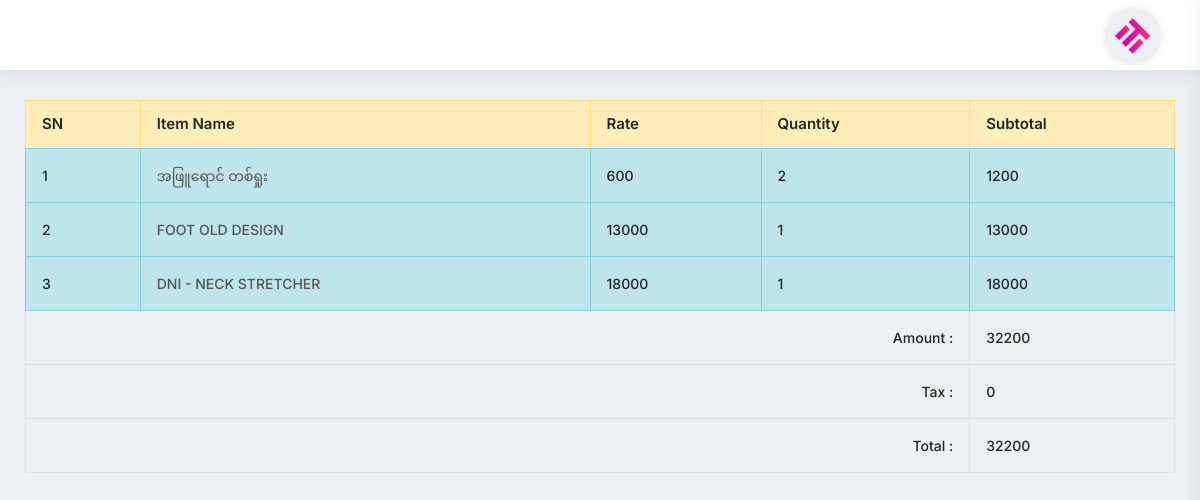
The app's page /DamageInvoiceView/499/ with its own data.
### myapp/models.py (models this page shows, shortened)
class CartProduct(models.Model):
    cart = models.ForeignKey(Cart, on_delete=models.CASCADE)
    product = models.ForeignKey(Items, on_delete=models.CASCADE)
    rate = models.PositiveIntegerField()
    quantity = models.PositiveIntegerField()
    subtotal = models.PositiveIntegerField()
    remain_balance = models.IntegerField()
    created_at = models.DateField(auto_now_add=True)

class Items(models.Model):
    item_name = models.CharField(max_length=225)
    category = models.CharField(max_length=225)
    pruchase_price = models.FloatField(default=0.00)
    sell_price = models.FloatField(default=0.00)
    wholesale_price = models.FloatField(default=0.00)
    balance_qty = models.IntegerField(default=0)
    barcode_id = models.CharField(max_length=225,blank=True, null=True)
    photo = models.ImageField(upload_to='', blank=True, null=True)

class Order(models.Model):
    cart = models.OneToOneField(Cart, on_delete=models.CASCADE)
    ordered_by = models.CharField(max_length=255,null=True, blank=True)
    shipping_address = models.CharField(max_length=255, null=True, blank=True)
    mobile = models.CharField(max_length=255,null=True, blank=True)
    email = models.EmailField(null=True, blank=True)
    subtotal = models.PositiveIntegerField()
    discount = models.PositiveIntegerField(default=0)
    total = models.PositiveIntegerField()
    tax = models.PositiveIntegerField()
    delivery_fee = models.IntegerField(default=0)
    delivery_system = models.ForeignKey(DeliverySystem, on_delete=models.CASCADE, blank=True,null=True)
    all_total = models.PositiveIntegerField()
    all_total_delivery = models.IntegerField(default=0)
    ordered_staus = models.CharField(max_length=255, choices=STATUS, default='Cash')
    payment = models.CharField(max_length=225, choices=PAYMENT_TYPE, default='Cash')
    deli_payment = models.BooleanField(default=False)
    created_at = models.DateField(auto_now_add=True)

### myapp/views.py (the view)
# urls.py: path('DamageInvoiceView/<int:id>/', DamageInvoiceView.as_view(), name='DamageInvoiceView'),
class DamageInvoiceView(TemplateView):
    template_name = 'damage_item_view.html'
    def get_context_data(self, **kwargs):
        context = super().get_context_data(**kwargs)
        inv_id = self.kwargs['id']
        context['ord_obj'] = Order.objects.get(id=inv_id)
        return context

### templates/damage_item_view.html (shortened to what this page needs)
{% extends 'base.html' %}
{% block content %}
<div class="table-responsive">
                    <table class="table table-bordered" id="dataTable" width="100%" cellspacing="0">
                        <thead>
                        <tr class="table-warning">
                            <th>SN</th>
                            <th>Item Name</th>
                            <th>Rate</th>
                            <th>Quantity</th>
                            <th>Subtotal</th>
                        </tr>
                        </thead>
                        <tbody>
                        {% for p in ord_obj.cart.cartproduct_set.all %}
                        <tr class="table-info">
                            <td>{{forloop.counter}}</td>
                            <td><a href="{% url 'myapp:DamageProductView' p.id%}">{{p.product.item_name}}</a></td>
                            <td>{{p.rate}}</td>
                            <td>{{p.quantity}}</td>
                            <td>{{p.subtotal}}</td>
                        </tr>
                        {% endfor %}
                        <tr>
                            <td colspan="4" class="text-right">Amount :</td>
                            <td>{{ord_obj.total}}</td>
                        </tr>
                        <tr>
                            <td colspan="4" class="text-right">Tax :</td>
                            <td>{{ord_obj.tax}}</td>
                        </tr>
                        <tr>
                            <td colspan="4" class="text-right">Total :</td>
                            <td>{{ord_obj.all_total}}</td>
                        </tr>
                        </tbody>
                    </table>
                </div>
{% endblock content %}

### records on screen
CartProduct: product.item_name "အဖြူရောင် တစ်ရှုး", rate "600", quantity "2", subtotal "1200"
CartProduct: product.item_name "FOOT OLD DESIGN", rate "13000", quantity "1", subtotal "13000"
CartProduct: product.item_name "DNI - NECK STRETCHER", rate "18000", quantity "1", subtotal "18000"
Order: total "32200", tax "0", all_total "32200"
